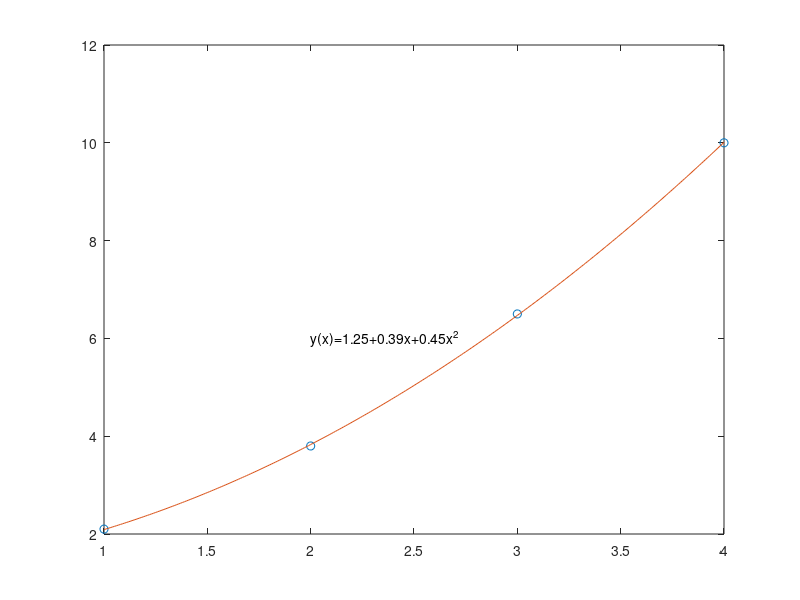

The MATLAB source for this figure:
% Quadratic least square
clear; clc; 

% Define the data points
x=[1 2 3 4];
y=[2.1 3.8 6.5 10];

% Calculation of the linear function
A=[length(x) sum(x) sum(x.^2); ...
    sum(x) sum(x.^2) sum(x.^3); ...
    sum(x.^2) sum(x.^3) sum(x.^4)];
b=[sum(y); sum(y.*x); sum(y.*(x.^2))];
Coeff=A^(-1)*b

% plotting the result
plot(x,y,'o'); hold on
% finer grid for the linear function
xf=min(x):0.01:max(x);
ylinear=Coeff(1)+Coeff(2)*xf+Coeff(3)*(xf.^2);
plot(xf,ylinear); hold off

% Add the equation to the plot
text(2,6,['y(x)=' num2str(Coeff(1)) ...
    '+' num2str(Coeff(2)) 'x' ...
	'+' num2str(Coeff(3)) 'x^2'])

% show graphic
shg
